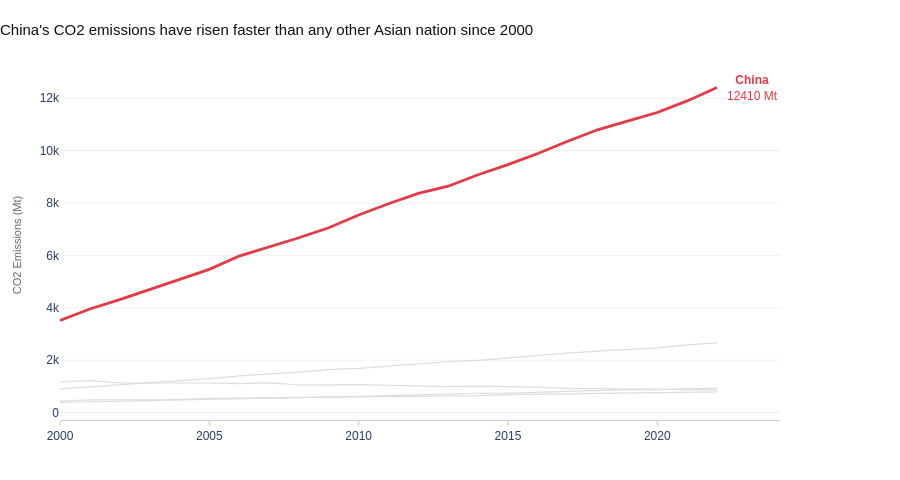

The cell this chart's notebook holds for it:
### Markdown cell above
---
## Task 1 — Multi-Series Line Chart with Highlight

**What to build:** A line chart showing CO2 emissions over time for **all Asian countries** in the dataset, with one country highlighted.

**Requirements:**
- All countries shown (for context), but only **one highlighted in colour** — your choice which
- All other lines in grey (#DDDDDD), thinner
- Highlighted country **labelled directly** at the end of its line (not in a legend)
- Insight title that names the highlighted country and its story

> 💡 `df[df['Region'] == 'Asia']` to filter; use `go.Figure()` with a loop for per-country control

### Code cell
# Task 1 — Multi-series line with highlight

HIGHLIGHT_COUNTRY = 'China'
HIGHLIGHT_COLOR = '#E63946'
GREY = '#DDDDDD'

asia_df = df[df['Region'] == 'Asia'].copy()
countries = asia_df['Country'].unique()

fig = go.Figure()

# Draw grey background lines first
for country in countries:
    if country == HIGHLIGHT_COUNTRY:
        continue
    cdf = asia_df[asia_df['Country'] == country].sort_values('Year')
    fig.add_trace(go.Scatter(
        x=cdf['Year'],
        y=cdf['CO2_Mt'],
        mode='lines',
        line=dict(color=GREY, width=1.2),
        showlegend=False,
        hovertemplate=f'{country}: %{{y:.0f}} Mt<extra></extra>'
    ))

# Draw highlighted line on top
hdf = asia_df[asia_df['Country'] == HIGHLIGHT_COUNTRY].sort_values('Year')
fig.add_trace(go.Scatter(
    x=hdf['Year'],
    y=hdf['CO2_Mt'],
    mode='lines',
    line=dict(color=HIGHLIGHT_COLOR, width=2.8),
    showlegend=False,
    hovertemplate=f'{HIGHLIGHT_COUNTRY}: %{{y:.0f}} Mt<extra></extra>'
))

# Direct label at the end of the highlighted line
last_row = hdf.iloc[-1]
fig.add_annotation(
    x=last_row['Year'],
    y=last_row['CO2_Mt'],
    text=f"<b>{HIGHLIGHT_COUNTRY}</b><br>{last_row['CO2_Mt']:.0f} Mt",
    showarrow=False,
    xanchor='left',
    xshift=8,
    font=dict(color=HIGHLIGHT_COLOR, size=12, family='Arial'),
)

fig.update_layout(
    title=dict(
        text="China's CO2 emissions have risen faster than any other Asian nation since 2000",
        font=dict(size=15, family='Arial', color='#111111'),
        x=0,
        xanchor='left'
    ),
    plot_bgcolor='white',
    paper_bgcolor='white',
    font=dict(family='Arial'),
    xaxis=dict(
        showgrid=False,
        showline=True,
        linecolor='#CCCCCC',
        ticks='outside',
        tickcolor='#CCCCCC',
        title=''
    ),
    yaxis=dict(
        showgrid=True,
        gridcolor='#F0F0F0',
        showline=False,
        zeroline=False,
        title='CO2 Emissions (Mt)',
        title_font=dict(size=11, color='#666666')
    ),
    margin=dict(l=60, r=120, t=70, b=50),
    height=480
)

fig.show()

### Figure 1 — Plotly figure (JSON) as saved in the notebook; plotly's stock layout.template omitted (floating-point values rounded to 4 significant figures)
{"data": [{"hovertemplate": "India: %{y:.0f} Mt<extra></extra>", "line": {"color": "#DDDDDD", "width": 1.2}, "mode": "lines", "showlegend": false, "type": "scatter", "x": [2000, 2001, 2002, 2003, 2004, 2005, 2006, 2007, 2008, 2009, 2010, 2011, 2012, 2013, 2014, 2015, 2016, 2017, 2018, 2019, 2020, 2021, 2022], "y": [901.6, 974.6, 1056.0, 1146.0, 1205.0, 1291.0, 1396.0, 1466.0, 1542.0, 1637.0, 1687.0, 1774.0, 1865.0, 1945.0, 1994.0, 2092.0, 2177.0, 2267.0, 2345.0, 2419.0, 2466.0, 2580.0, 2661.0]}, {"hovertemplate": "Japan: %{y:.0f} Mt<extra></extra>", "line": {"color": "#DDDDDD", "width": 1.2}, "mode": "lines", "showlegend": false, "type": "scatter", "x": [2000, 2001, 2002, 2003, 2004, 2005, 2006, 2007, 2008, 2009, 2010, 2011, 2012, 2013, 2014, 2015, 2016, 2017, 2018, 2019, 2020, 2021, 2022], "y": [1166.0, 1220.0, 1136.0, 1131.0, 1151.0, 1127.0, 1101.0, 1133.0, 1050.0, 1061.0, 1064.0, 1042.0, 1005.0, 990.9, 1010.0, 996.6, 967.4, 925.1, 916.6, 914.5, 902.8, 898.1, 865.1]}, {"hovertemplate": "South Korea: %{y:.0f} Mt<extra></extra>", "line": {"color": "#DDDDDD", "width": 1.2}, "mode": "lines", "showlegend": false, "type": "scatter", "x": [2000, 2001, 2002, 2003, 2004, 2005, 2006, 2007, 2008, 2009, 2010, 2011, 2012, 2013, 2014, 2015, 2016, 2017, 2018, 2019, 2020, 2021, 2022], "y": [438.1, 481.5, 490.6, 490.8, 494.6, 537.2, 539.0, 566.1, 570.0, 585.4, 595.9, 620.6, 631.1, 649.6, 646.2, 686.5, 704.0, 706.0, 738.5, 750.8, 755.8, 777.3, 789.5]}, {"hovertemplate": "Indonesia: %{y:.0f} Mt<extra></extra>", "line": {"color": "#DDDDDD", "width": 1.2}, "mode": "lines", "showlegend": false, "type": "scatter", "x": [2000, 2001, 2002, 2003, 2004, 2005, 2006, 2007, 2008, 2009, 2010, 2011, 2012, 2013, 2014, 2015, 2016, 2017, 2018, 2019, 2020, 2021, 2022], "y": [382.8, 400.4, 430.7, 453.8, 482.6, 501.9, 533.0, 551.8, 586.6, 602.5, 614.5, 647.3, 680.1, 717.7, 736.3, 738.2, 768.8, 813.7, 834.8, 872.3, 876.5, 898.5, 930.5]}, {"hovertemplate": "China: %{y:.0f} Mt<extra></extra>", "line": {"color": "#E63946", "width": 2.8}, "mode": "lines", "showlegend": false, "type": "scatter", "x": [2000, 2001, 2002, 2003, 2004, 2005, 2006, 2007, 2008, 2009, 2010, 2011, 2012, 2013, 2014, 2015, 2016, 2017, 2018, 2019, 2020, 2021, 2022], "y": [3514.0, 3952.0, 4312.0, 4692.0, 5079.0, 5468.0, 5974.0, 6323.0, 6673.0, 7053.0, 7543.0, 7972.0, 8365.0, 8641.0, 9078.0, 9466.0, 9887.0, 10360.0, 10790.0, 11130.0, 11450.0, 11900.0, 12410.0]}], "layout": {"annotations": [{"font": {"color": "#E63946", "family": "Arial", "size": 12}, "showarrow": false, "text": "<b>China</b><br>12410 Mt", "x": 2022, "xanchor": "left", "xshift": 8, "y": 12410.0}], "font": {"family": "Arial"}, "height": 480, "margin": {"b": 50, "l": 60, "r": 120, "t": 70}, "paper_bgcolor": "white", "plot_bgcolor": "white", "title": {"font": {"color": "#111111", "family": "Arial", "size": 15}, "text": "China's CO2 emissions have risen faster than any other Asian nation since 2000", "x": 0, "xanchor": "left"}, "xaxis": {"linecolor": "#CCCCCC", "showgrid": false, "showline": true, "tickcolor": "#CCCCCC", "ticks": "outside", "title": {"text": ""}}, "yaxis": {"gridcolor": "#F0F0F0", "showgrid": true, "showline": false, "title": {"font": {"color": "#666666", "size": 11}, "text": "CO2 Emissions (Mt)"}, "zeroline": false}}}
